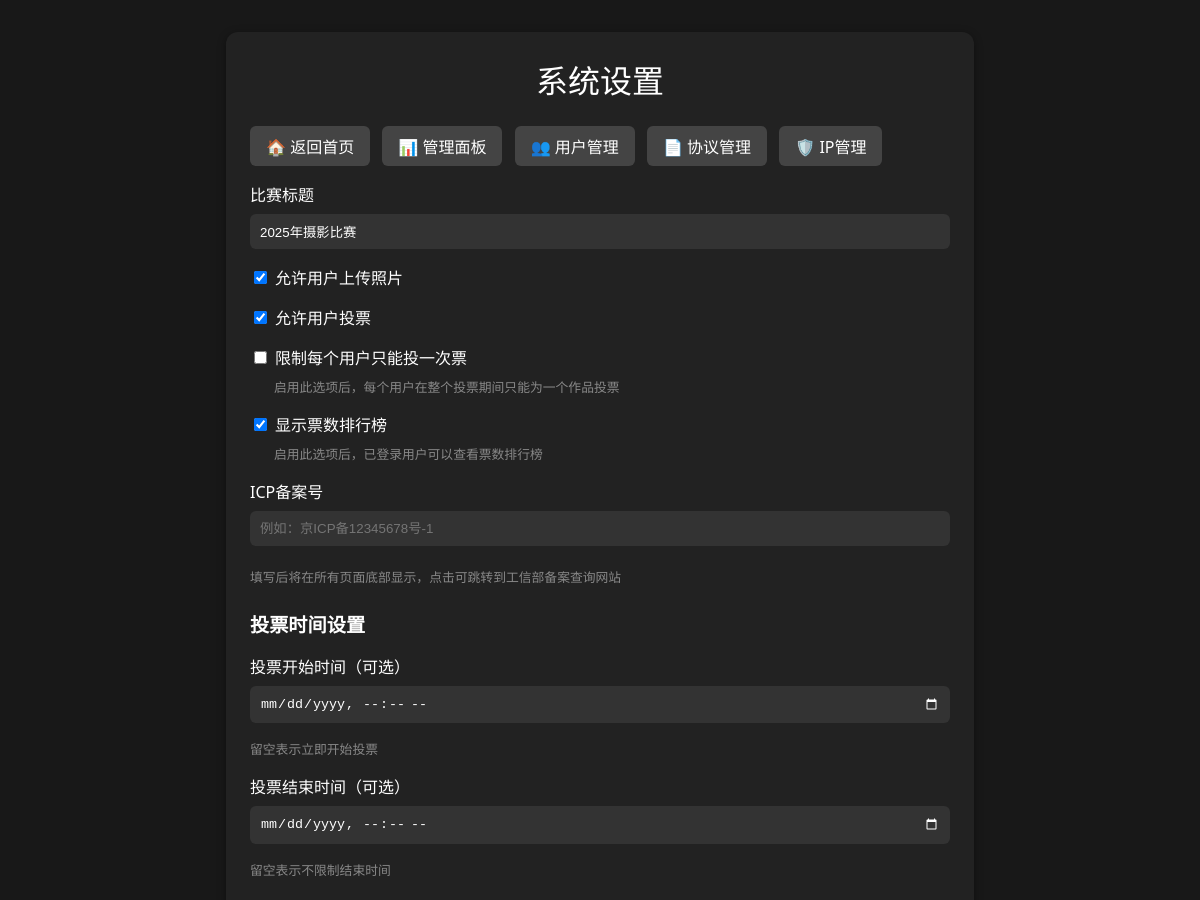
Before: /settings (signed in, upper part) with the older database file.
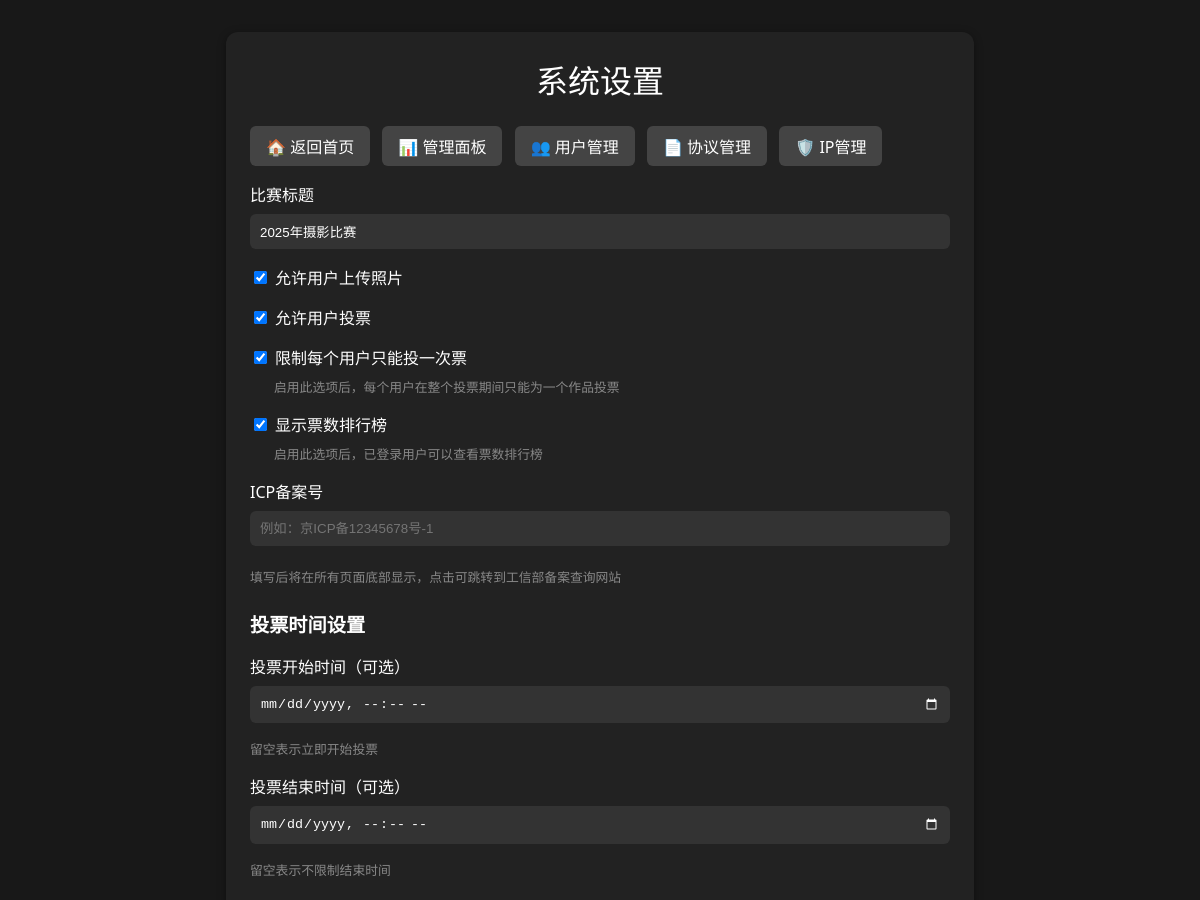
After: the same page with the newer database file.
### src/app.py (models this page shows)
class Settings(db.Model):
    id = db.Column(db.Integer, primary_key=True)
    contest_title = db.Column(db.String(100), default="2025年摄影比赛")
    allow_upload = db.Column(db.Boolean, default=True)
    allow_vote = db.Column(db.Boolean, default=True)
    one_vote_per_user = db.Column(db.Boolean, default=False)  # 限制每个用户只能投一次票
    vote_start_time = db.Column(db.DateTime, nullable=True)  # 投票开始时间
    vote_end_time = db.Column(db.DateTime, nullable=True)    # 投票结束时间
    show_rankings = db.Column(db.Boolean, default=True)  # 是否显示排行榜
    icp_number = db.Column(db.String(100), nullable=True)  # ICP备案号
    risk_control_enabled = db.Column(db.Boolean, default=True)  # 是否启用风控
    max_votes_per_ip = db.Column(db.Integer, default=10)  # 单IP最大投票次数
    vote_time_window = db.Column(db.Integer, default=60)  # 投票时间窗口（分钟）
    max_accounts_per_ip = db.Column(db.Integer, default=5)  # 单IP最大登录账号数
    account_time_window = db.Column(db.Integer, default=1440)  # 账号登录时间窗口（分钟，默认24小时）
    watermark_enabled = db.Column(db.Boolean, default=True)  # 是否启用水印
    watermark_text = db.Column(db.String(200), default="{contest_title}-{student_name}-{qq_number}")  # 水印文本格式
    watermark_opacity = db.Column(db.Float, default=0.3)  # 水印透明度 (0.1-1.0)
    watermark_position = db.Column(db.String(20), default="bottom_right")  # 水印位置
    watermark_font_size = db.Column(db.Integer, default=20)  # 水印字体大小

### src/app.py (the view, shortened to what this page needs)
@app.route('/settings', methods=['GET', 'POST'])
@super_admin_required
def settings():
    settings = get_settings()
    return render_template('settings.html', settings=settings)

### src/app.py (called while the page is built)
def super_admin_required(f):
    @wraps(f)
    def decorated_function(*args, **kwargs):
        if 'user_id' not in session:
            return redirect(url_for('login'))
        user = User.query.get(session['user_id'])
        if not user or not user.is_active:
            session.clear()  # 清除session
            flash('账户已被禁用，请联系管理员')
            return redirect(url_for('login'))
        elif user.role < 3:
            flash('需要系统管理员权限')
            return redirect(url_for('index'))
        return f(*args, **kwargs)
    return decorated_function

def get_settings():
    settings = Settings.query.first()
    if not settings:
        settings = Settings()
        db.session.add(settings)
        db.session.commit()
    return settings

### templates/settings.html (shortened to what this page needs)
<!DOCTYPE html>
<html lang="zh-cn">
<head>
</head>
<body>
    <div class="container">
        <div class="title">系统设置</div>
        <a href="{{ url_for('index') }}" class="nav-btn">🏠 返回首页</a>
        <a href="{{ url_for('admin') }}" class="nav-btn">📊 管理面板</a>
        <a href="{{ url_for('manage_users') }}" class="nav-btn">👥 用户管理</a>
        <a href="{{ url_for('agreement_management') }}" class="nav-btn">📄 协议管理</a>
        <a href="{{ url_for('ip_management') }}" class="nav-btn">🛡️ IP管理</a>
        <form method="post">
            <label for="contest_title">比赛标题</label>
            <input type="text" name="contest_title" id="contest_title" value="{{ settings.contest_title }}" required>
            <div class="checkbox-group">
                <label>
                    <input type="checkbox" name="allow_upload" {% if settings.allow_upload %}checked{% endif %}>
                    允许用户上传照片
                </label>
            </div>
            <div class="checkbox-group">
                <label>
                    <input type="checkbox" name="allow_vote" {% if settings.allow_vote %}checked{% endif %}>
                    允许用户投票
                </label>
            </div>
            <div class="checkbox-group">
                <label>
                    <input type="checkbox" name="one_vote_per_user" {% if settings.one_vote_per_user %}checked{% endif %}>
                    限制每个用户只能投一次票
                </label>
                <small style="color: #888; font-size: 0.8rem; margin-left: 24px; display: block;">
                    启用此选项后，每个用户在整个投票期间只能为一个作品投票
                </small>
            </div>
            <div class="checkbox-group">
                <label>
                    <input type="checkbox" name="show_rankings" {% if settings.show_rankings %}checked{% endif %}>
                    显示票数排行榜
                </label>
                <small style="color: #888; font-size: 0.8rem; margin-left: 24px; display: block;">
                    启用此选项后，已登录用户可以查看票数排行榜
                </small>
            </div>
            <div class="form-group">
                <label for="icp_number">ICP备案号</label>
                <input type="text" id="icp_number" name="icp_number" value="{{ settings.icp_number or '' }}" placeholder="例如：京ICP备12345678号-1">
                <small style="color: #888; font-size: 0.8rem; display: block; margin-top: 5px;">
                    填写后将在所有页面底部显示，点击可跳转到工信部备案查询网站
                </small>
            </div>
            <div class="time-settings">
                <h3 style="color: #fff; margin: 24px 0 16px 0; font-size: 1.2rem;">投票时间设置</h3>
                <label for="vote_start_time">投票开始时间（可选）</label>
                <input type="datetime-local"
                       name="vote_start_time"
                       id="vote_start_time"
                       value="{% if settings.vote_start_time %}{{ settings.vote_start_time.strftime('%Y-%m-%dT%H:%M') }}{% endif %}">
                <small style="color: #888; font-size: 0.8rem; display: block; margin-bottom: 16px;">
                    留空表示立即开始投票
                </small>
                <label for="vote_end_time">投票结束时间（可选）</label>
                <input type="datetime-local"
                       name="vote_end_time"
                       id="vote_end_time"
                       value="{% if settings.vote_end_time %}{{ settings.vote_end_time.strftime('%Y-%m-%dT%H:%M') }}{% endif %}">
                <small style="color: #888; font-size: 0.8rem; display: block; margin-bottom: 16px;">
                    留空表示不限制结束时间
                </small>
            </div>
        </form>
    </div>
</body>
</html>

Changed rows visible on the page:
changed Settings "2025年摄影比赛": one_vote_per_user "☐" → "☑"
